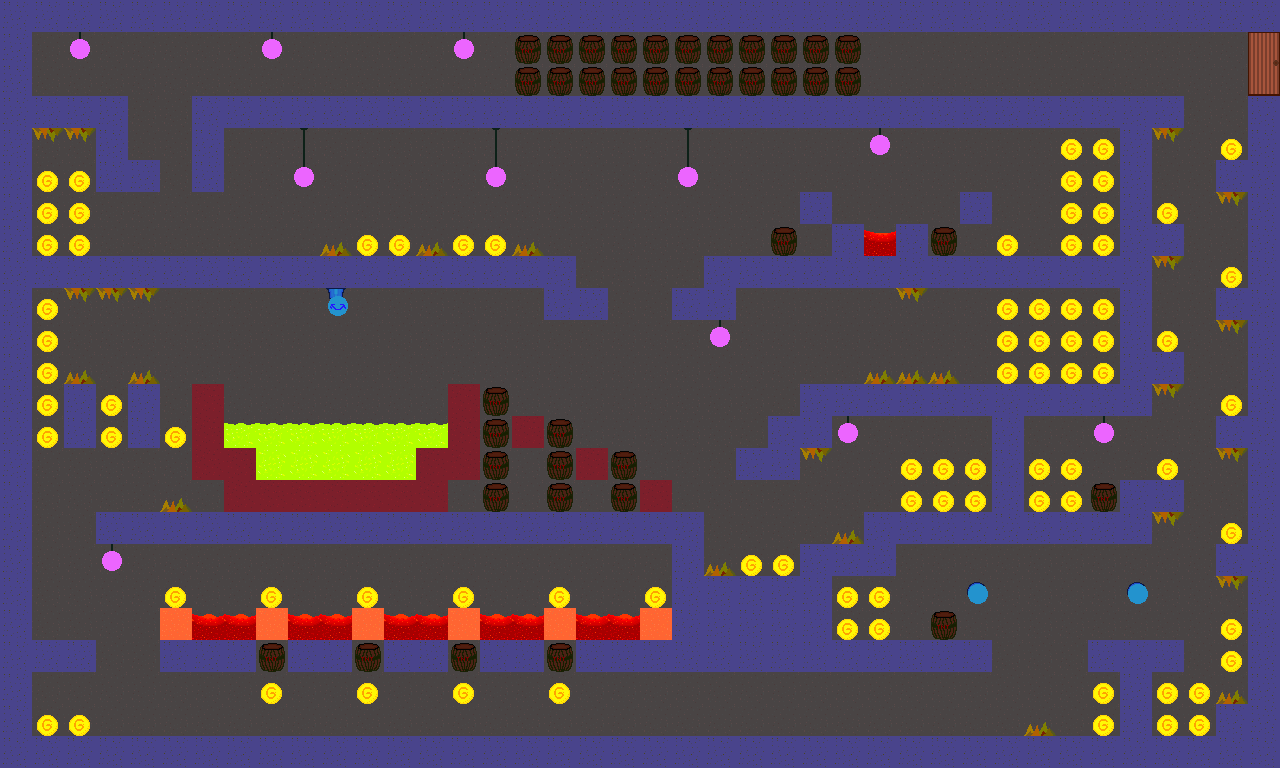

A 2D game scene composited from a Tiled map and its tileset images. What follows is a short description and the map's XML, with each tile layer's data collapsed to a summary:
An orthogonal 40x24 tile map with 32x32 px tiles, 6 tile layers (first, second, third, lights, ...).

<map version="1.0" orientation="orthogonal" renderorder="right-down" width="40" height="24" tilewidth="32" tileheight="32" nextobjectid="1">
 <tileset firstgid="1" source="tilesheet.tsx" />
 <layer name="first" width="40" height="24">
  <data>[960 cells, 960 non-empty, 1 distinct tile ids]</data>
 </layer>
 <layer name="second" width="40" height="24">
  <data>[960 cells, 336 non-empty, 4 distinct tile ids]</data>
 </layer>
 <layer name="third" width="40" height="24">
  <data>[960 cells, 17 non-empty, 4 distinct tile ids]</data>
 </layer>
 <layer name="lights" width="40" height="24">
  <data>[960 cells, 36 non-empty, 5 distinct tile ids]</data>
 </layer>
 <layer name="active" width="40" height="24">
  <data>[960 cells, 174 non-empty, 9 distinct tile ids]</data>
 </layer>
 <layer name="enemy" width="40" height="24">
  <data>[960 cells, 0 non-empty, 0 distinct tile ids]</data>
 </layer>
</map>
